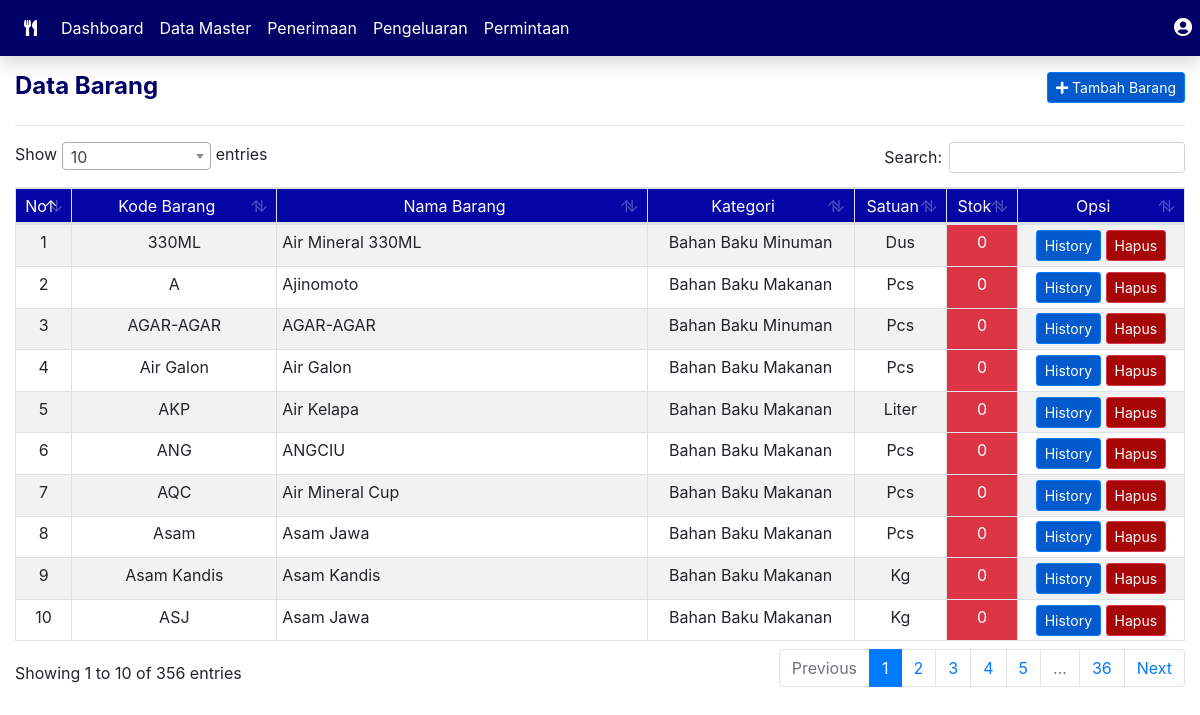
/master/barang, run on the app's committed database.
### tables this page shows
CREATE TABLE `barang` (
  `id_barang` int(11) NOT NULL,
  `kode_barang` varchar(255) NOT NULL,
  `nama_barang` varchar(255) NOT NULL,
  `id_kategori` int(5) NOT NULL,
  `satuan` varchar(50) NOT NULL,
  `stok` int(10) NOT NULL,
  `created_at` timestamp NOT NULL DEFAULT current_timestamp(),
  `updated_at` timestamp NOT NULL DEFAULT current_timestamp() ON UPDATE current_timestamp()
);

CREATE TABLE `kategori` (
  `id_kategori` int(11) NOT NULL,
  `nama_kategori` varchar(255) NOT NULL,
  `created_at` timestamp NOT NULL DEFAULT current_timestamp(),
  `updated_at` timestamp NOT NULL DEFAULT current_timestamp() ON UPDATE current_timestamp()
);

### application/controllers/Master.php (called while the page is built, shortened)
<?php
class Master extends CI_Controller
{
    function __construct()
    {
        $this->load->model('MasterModel', 'mastermodel');
        $this->load->model('UserModel', 'usermodel');
    }
    public function barang()
    {
        $x['data'] = $this->mastermodel->get_data_barang();
        $this->load->view('DataBarangView', $x);
    }
}

### index.php (called while the page is built, shortened)
<?php
require_once BASEPATH.'core/CodeIgniter.php';

### application/models/MasterModel.php (called while the page is built, shortened)
<?php
class MasterModel extends CI_Model
{
    function get_data_barang()
    {
        return $this->db->query("SELECT barang.*, kategori.nama_kategori as kat FROM barang JOIN kategori ON barang.id_kategori = kategori.id_kategori ORDER BY barang.kode_barang ASC");
    }
}

### application/views/DataBarangView.php (the view, shortened to what this page needs)
<!DOCTYPE html>
<html lang="en">
<head>
    <link rel="stylesheet" type="text/css" href="<?= base_url() . 'assets/css/style.css' ?>">
    <link rel="stylesheet" type="text/css" href="<?= base_url() . 'assets/vendor/bootstrap/dist/css/bootstrap.min.css' ?>">
    <link rel="stylesheet" type="text/css" href="<?= base_url() . 'assets/vendor/datatables/datatables.css' ?>">
    <link rel="stylesheet" type="text/css" href="<?= base_url() . 'assets/vendor/fontawesome/css/all.min.css' ?>">
    <link rel="stylesheet" type="text/css" href="<?= base_url() . 'assets/vendor/select2/dist/css/select2.min.css' ?>">
</head>
<body>
    <?php $this->load->view('partials/nav');
    ?>
    <div class="container-fluid">
        <div class="row my-3">
            <div class="col-md-6">
                <h4 class="font-weight-bold navy">Data Barang</h4>
            </div>
            <div class="col-md-6">
                <button type="button" class="float-right btn btn-primary btn-sm" data-toggle="modal" data-target="#modelId">
                    <i class="fa fa-plus" aria-hidden="true"></i> Tambah Barang
                </button>
            </div>
        </div>
        <hr />
        <div class="table-responsive">
            <table class="table table-sm table-bordered table-striped">
                <thead class="bg-navy">
                    <th>No</th>
                    <th>Kode Barang</th>
                    <th>Nama Barang</th>
                    <th>Kategori</th>
                    <th>Satuan</th>
                    <th>Stok</th>
                    <th>Opsi</th>
                </thead>
                <tbody>
                    <?php
                    $no = 0;
                    foreach ($data->result_array() as $a) :
                        $no++;
                        $id = $a['id_barang'];
                        $kode = $a['kode_barang'];
                        $nama = $a['nama_barang'];
                        $satuan = $a['satuan'];
                        $stok = $a['stok'];
                        $kat = $a['kat'];
                    ?>
                        <tr>
                            <td class="text-center align-items-middle"><?= $no ?></td>
                            <td class="text-center align-items-middle"><?= $kode ?></td>
                            <td class="align-items-middle"><?= $nama ?></td>
                            <td class="text-center align-items-middle"><?= $kat ?></td>
                            <td class="text-center align-items-middle"><?= $satuan ?></td>
                            <?php
                            if ($stok == 0) : ?>
                                <td class="text-center align-items-middle bg-danger text-white"><?= $stok ?></td>
                            <?php else : ?>
                                <td class="text-center align-items-middle"><?= $stok ?></td>
                            <?php endif; ?>
                            <td class="text-center align-items-middle">
                                <a href="<?= base_url() . 'barang/history?id=' . $id ?>" class="btn btn-sm btn-primary">History</a>
                                <a href="<?= base_url() . 'barang/delete_data?id=' . $id ?>" class="btn btn-sm btn-danger">Hapus</a>
                            </td>
                        </tr>
                    <?php endforeach; ?>
                </tbody>
            </table>
        </div>
    </div>
</body>
</html>

### application/views/partials/nav.php (shortened to what this page needs)
<nav class="navbar navbar-expand-sm navbar-light shadow shadow-sm sticky-top p-2" style="background-color: #000066;">
    <div class="collapse navbar-collapse" id="collapsibleNavId">
        <ul class="navbar-nav mr-auto mt-2 mt-lg-0">
            <li class="nav-item active">
                <a class="nav-link text-white mx-2" href="<?= base_url() . 'dashboard' ?>"><i class="fas fa-utensils    "></i> <span class="sr-only">(current)</span></a>
            </li>
            <li class="nav-item">
                <a class="nav-link text-white" href="<?= base_url() . 'dashboard' ?>">Dashboard <span class="sr-only">(current)</span></a>
            </li>
            <li class="nav-item">
                <a class="nav-link text-white" href="<?= base_url() . 'master' ?>">Data Master</a>
            </li>
            <li class="nav-item">
                <a class="nav-link text-white" href="<?= base_url() . 'penerimaan' ?>">Penerimaan</a>
            </li>
            <li class="nav-item">
                <a class="nav-link text-white" href="<?= base_url() . 'pengeluaran' ?>">Pengeluaran</a>
            </li>
            <li class="nav-item">
                <a class="nav-link text-white" href="<?= base_url() . 'permintaan' ?>">Permintaan</a>
            </li>
        </ul>
    </div>
    <div class='navbar-collapse collapse  order-3 dual-collapse2' id="collapsibleNavId">
        <ul class='navbar-nav ml-auto'>
            <div class="dropdown open ">
                <a class="dropdown-left" type="button" id="triggerId" data-toggle="dropdown" aria-haspopup="true" aria-expanded="false">
                    <i class="fa fa-user-circle text-white" style="font-size: 14pt !important;">
                    </i>
                </a>
            </div>
        </ul>
    </div>
</nav>

### assets/css/style.css (style rules this page uses)
.navy { color: #000066 }
thead th { background-color: #0606a7; color: white; font-weight: normal !important; text-align: center; }
.btn-danger { background-color: #a70606 !important; }
.btn-primary { background-color: #025acc !important; }

### data on the page
barang: kode_barang "330ML", nama_barang "Air Mineral 330ML", id_kategori.nama_kategori "Bahan Baku Minuman", satuan "Dus", stok "0"
barang: kode_barang "A", nama_barang "Ajinomoto", id_kategori.nama_kategori "Bahan Baku Makanan", satuan "Pcs", stok "0"
barang: kode_barang "AGAR-AGAR", nama_barang "AGAR-AGAR", id_kategori.nama_kategori "Bahan Baku Minuman", satuan "Pcs", stok "0"
barang: kode_barang "Air Galon", nama_barang "Air Galon", id_kategori.nama_kategori "Bahan Baku Makanan", satuan "Pcs", stok "0"
barang: kode_barang "AKP", nama_barang "Air Kelapa", id_kategori.nama_kategori "Bahan Baku Makanan", satuan "Liter", stok "0"
barang: kode_barang "ANG", nama_barang "ANGCIU", id_kategori.nama_kategori "Bahan Baku Makanan", satuan "Pcs", stok "0"
barang: kode_barang "AQC", nama_barang "Air Mineral Cup", id_kategori.nama_kategori "Bahan Baku Makanan", satuan "Pcs", stok "0"
barang: kode_barang "Asam", nama_barang "Asam Jawa", id_kategori.nama_kategori "Bahan Baku Makanan", satuan "Pcs", stok "0"
barang: kode_barang "Asam Kandis", nama_barang "Asam Kandis", id_kategori.nama_kategori "Bahan Baku Makanan", satuan "Kg", stok "0"
barang: kode_barang "ASJ", nama_barang "Asam Jawa", id_kategori.nama_kategori "Bahan Baku Makanan", satuan "Kg", stok "0"
